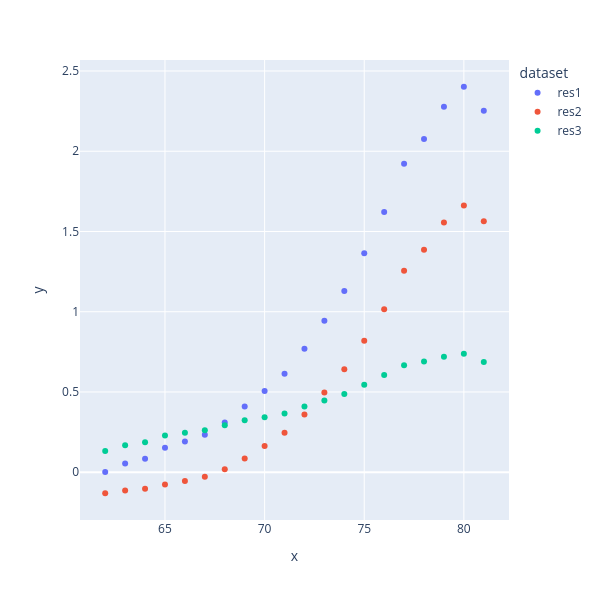

The notebook cell this image was saved under:
### Code cell
import plotly.express as px
import pandas as pd

# Создаем DataFrame для удобства
df = pd.DataFrame({
    'x': list(range(62, 82)) * 3,
    'y': list(res1_heat) + list(res2_heat) + list(res3_heat),
    'dataset': ['res1'] * len(res1_heat) + ['res2'] * len(res2_heat) + ['res3'] * len(res3_heat)
})

fig = px.scatter(df, x='x', y='y', color='dataset', 
                 width=600, height=600)  # Квадратная фигура 600x600
fig.show()

### Figure 1 — Plotly figure (JSON) as saved in the notebook; plotly's stock layout.template omitted (floating-point values rounded to 4 significant figures)
{"data": [{"hovertemplate": "dataset=res1<br>x=%{x}<br>y=%{y}<extra></extra>", "legendgroup": "res1", "marker": {"color": "#636efa", "symbol": "circle"}, "mode": "markers", "name": "res1", "orientation": "v", "showlegend": true, "type": "scatter", "x": [62, 63, 64, 65, 66, 67, 68, 69, 70, 71, 72, 73, 74, 75, 76, 77, 78, 79, 80, 81], "xaxis": "x", "y": [0.0004428, 0.05402, 0.08412, 0.152, 0.192, 0.2328, 0.3103, 0.4088, 0.5059, 0.613, 0.7698, 0.9444, 1.129, 1.365, 1.621, 1.923, 2.077, 2.278, 2.402, 2.252], "yaxis": "y"}, {"hovertemplate": "dataset=res2<br>x=%{x}<br>y=%{y}<extra></extra>", "legendgroup": "res2", "marker": {"color": "#EF553B", "symbol": "circle"}, "mode": "markers", "name": "res2", "orientation": "v", "showlegend": true, "type": "scatter", "x": [62, 63, 64, 65, 66, 67, 68, 69, 70, 71, 72, 73, 74, 75, 76, 77, 78, 79, 80, 81], "xaxis": "x", "y": [-0.1313, -0.1142, -0.1025, -0.07637, -0.05424, -0.02842, 0.01759, 0.08495, 0.1634, 0.2463, 0.3596, 0.4971, 0.6412, 0.8196, 1.015, 1.255, 1.386, 1.557, 1.662, 1.563], "yaxis": "y"}, {"hovertemplate": "dataset=res3<br>x=%{x}<br>y=%{y}<extra></extra>", "legendgroup": "res3", "marker": {"color": "#00cc96", "symbol": "circle"}, "mode": "markers", "name": "res3", "orientation": "v", "showlegend": true, "type": "scatter", "x": [62, 63, 64, 65, 66, 67, 68, 69, 70, 71, 72, 73, 74, 75, 76, 77, 78, 79, 80, 81], "xaxis": "x", "y": [0.1318, 0.1682, 0.1866, 0.2283, 0.2461, 0.2611, 0.2925, 0.3236, 0.3422, 0.3662, 0.4096, 0.4467, 0.4872, 0.5441, 0.6055, 0.6664, 0.6893, 0.7196, 0.7381, 0.6872], "yaxis": "y"}], "layout": {"height": 600, "legend": {"title": {"text": "dataset"}, "tracegroupgap": 0}, "margin": {"t": 60}, "width": 600, "xaxis": {"anchor": "y", "domain": [0, 1], "title": {"text": "x"}}, "yaxis": {"anchor": "x", "domain": [0, 1], "title": {"text": "y"}}}}
